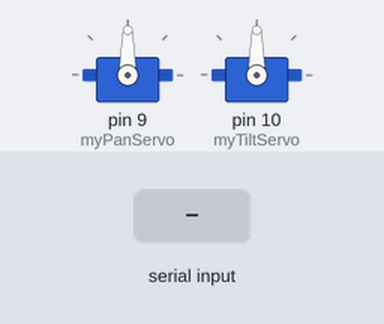
Bench run of a sketch on a simulated Arduino Uno, built with avr-gcc and run on an emulated ATmega328P. On the bench: 2 × servo. The test bench sets the inputs (shaded band). What the sketch prints to the serial monitor is not drawn.

Above: at 1.2 s.
1.3 s: "90,45\n" received over Serial
At 2.2 s:
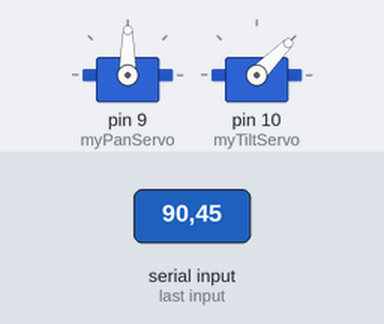
2.8 s: "30,150\n" received over Serial
At 3.3 s:
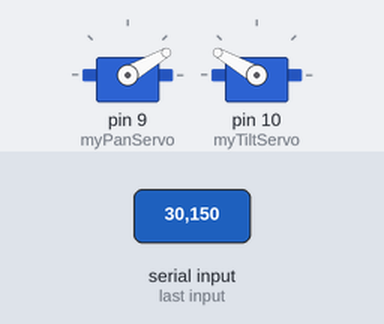
4.3 s: "5\n" received over Serial
At 5.5 s:
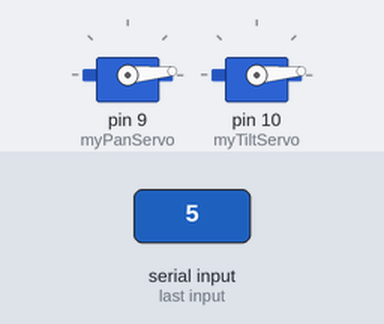
5.8 s: "200\n" received over Serial
At 6.7 s:
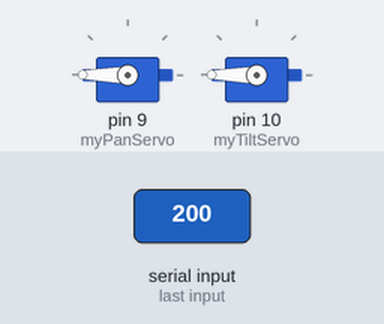
7.3 s: "1,90\n" received over Serial
At 7.9 s:
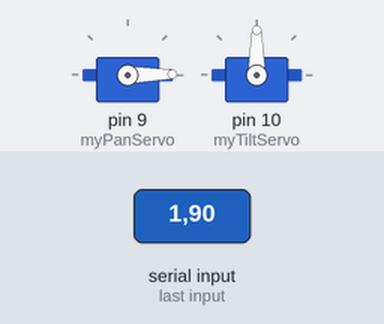
8.8 s: "90\n" received over Serial
At 10.1 s:
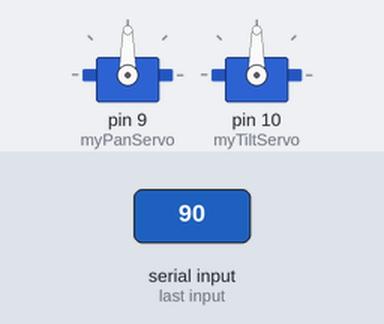
Timing chart, 0 to 11.3 s (numbered marks = the images above; inputs shaded):
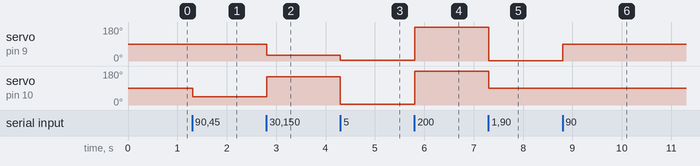

Measured:
- after the input at 1.3 s, servo on pin 10 (myTiltServo): 90° → 45° at once
- after the input at 2.8 s, servo on pin 9 (myPanServo): 90° → 30° at once; servo on pin 10 (myTiltServo): 45° → 150° at once
- after the input at 4.3 s, servo on pin 9 (myPanServo): 30° → 5° at once; servo on pin 10 (myTiltServo): 150° → 5° at once
- after the input at 5.8 s, servo on pin 9 (myPanServo), servo on pin 10 (myTiltServo): 5° → 180° at once
- after the input at 7.3 s, servo on pin 9 (myPanServo): 180° → 1° at once; servo on pin 10 (myTiltServo): 180° → 90° at once
- after the input at 8.8 s, servo on pin 9 (myPanServo): 1° → 90° at once

The sketch:

sketch_aug18a.ino
```cpp
#include <Servo.h>

Servo myPanServo;
Servo myTiltServo;

void setup() {
  // put your setup code here, to run once:
  myPanServo.attach(9);
  myTiltServo.attach(10);
  Serial.begin(9600);
}

String data_message;

void loop() {
  // put your main code here, to run repeatedly:
  if (Serial.available() > 0) {
    data_message = Serial.readStringUntil('\n');

    int commaIndex = data_message.indexOf(',');
    String x_position = data_message.substring(0, commaIndex);
    String y_position = data_message.substring(commaIndex + 1);

    int angle_value_x = x_position.toInt();
    int angle_value_y = y_position.toInt();

    myPanServo.write(angle_value_x);
    myTiltServo.write(angle_value_y);

    Serial.print(angle_value_x);
    Serial.print(angle_value_y);
  }
}
```
